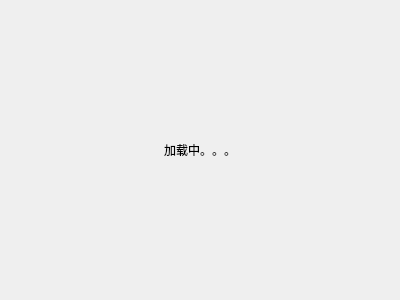
<?xml version="1.0" encoding="UTF-8"?>
<ui version="4.0">
 <class>PicWidget</class>
 <widget class="QWidget" name="PicWidget">
  <property name="geometry">
   <rect>
    <x>0</x>
    <y>0</y>
    <width>400</width>
    <height>300</height>
   </rect>
  </property>
  <property name="windowTitle">
   <string>Form</string>
  </property>
  <property name="locale">
   <locale language="Chinese" country="China"/>
  </property>
  <layout class="QVBoxLayout" name="verticalLayout">
   <item>
    <widget class="QLabel" name="picLabel">
     <property name="text">
      <string>加载中。。。</string>
     </property>
     <property name="alignment">
      <set>Qt::AlignCenter</set>
     </property>
    </widget>
   </item>
  </layout>
 </widget>
 <resources/>
 <connections/>
</ui>
